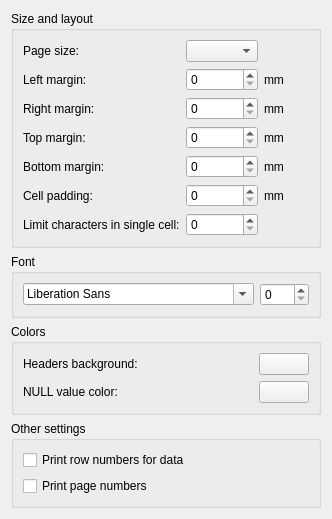
<?xml version="1.0" encoding="UTF-8"?>
<ui version="4.0">
 <class>PdfExportConfig</class>
 <widget class="QWidget" name="PdfExportConfig">
  <property name="geometry">
   <rect>
    <x>0</x>
    <y>0</y>
    <width>332</width>
    <height>492</height>
   </rect>
  </property>
  <property name="windowTitle">
   <string>Form</string>
  </property>
  <layout class="QVBoxLayout" name="verticalLayout">
   <item>
    <widget class="QGroupBox" name="sizeAndLayoutGroup">
     <property name="title">
      <string>Size and layout</string>
     </property>
     <layout class="QGridLayout" name="gridLayout">
      <item row="6" column="1">
       <widget class="QSpinBox" name="byteLimitSpin">
        <property name="maximum">
         <number>999</number>
        </property>
        <property name="cfg" stdset="0">
         <string>PdfExport.MaxCellBytes</string>
        </property>
       </widget>
      </item>
      <item row="0" column="0">
       <widget class="QLabel" name="pageSizeLabel">
        <property name="text">
         <string>Page size:</string>
        </property>
       </widget>
      </item>
      <item row="4" column="1">
       <widget class="QSpinBox" name="bottomMarginSpin">
        <property name="maximum">
         <number>999999</number>
        </property>
        <property name="cfg" stdset="0">
         <string>PdfExport.BottomMargin</string>
        </property>
       </widget>
      </item>
      <item row="2" column="1">
       <widget class="QSpinBox" name="rightMarginSpin">
        <property name="maximum">
         <number>999999</number>
        </property>
        <property name="cfg" stdset="0">
         <string>PdfExport.RightMargin</string>
        </property>
       </widget>
      </item>
      <item row="2" column="0">
       <widget class="QLabel" name="rightMarginLabel">
        <property name="text">
         <string>Right margin:</string>
        </property>
       </widget>
      </item>
      <item row="1" column="0">
       <widget class="QLabel" name="leftMarginLabel">
        <property name="text">
         <string>Left margin:</string>
        </property>
       </widget>
      </item>
      <item row="5" column="0">
       <widget class="QLabel" name="paddingLabel">
        <property name="text">
         <string>Cell padding:</string>
        </property>
       </widget>
      </item>
      <item row="6" column="0">
       <widget class="QLabel" name="byteLimitLabel">
        <property name="text">
         <string>Limit characters in single cell:</string>
        </property>
       </widget>
      </item>
      <item row="5" column="2">
       <widget class="QLabel" name="paddingMmLabel">
        <property name="text">
         <string>mm</string>
        </property>
       </widget>
      </item>
      <item row="5" column="1">
       <widget class="QSpinBox" name="paddingSpin">
        <property name="maximum">
         <number>999999</number>
        </property>
        <property name="cfg" stdset="0">
         <string>PdfExport.Padding</string>
        </property>
       </widget>
      </item>
      <item row="2" column="2">
       <widget class="QLabel" name="rightMarginMmLabel">
        <property name="text">
         <string>mm</string>
        </property>
       </widget>
      </item>
      <item row="3" column="2">
       <widget class="QLabel" name="topMarginMmLabel">
        <property name="text">
         <string>mm</string>
        </property>
       </widget>
      </item>
      <item row="3" column="1">
       <widget class="QSpinBox" name="topMarginSpin">
        <property name="maximum">
         <number>999999</number>
        </property>
        <property name="cfg" stdset="0">
         <string>PdfExport.TopMargin</string>
        </property>
       </widget>
      </item>
      <item row="4" column="2">
       <widget class="QLabel" name="bottomMarginMmLabel">
        <property name="text">
         <string>mm</string>
        </property>
       </widget>
      </item>
      <item row="4" column="0">
       <widget class="QLabel" name="bottomMarginLabel">
        <property name="text">
         <string>Bottom margin:</string>
        </property>
       </widget>
      </item>
      <item row="0" column="1">
       <widget class="ConfigComboBox" name="pageSizeCombo">
        <property name="modelName" stdset="0">
         <string>PdfExport.PageSizes</string>
        </property>
        <property name="cfg" stdset="0">
         <string>PdfExport.PageSize</string>
        </property>
       </widget>
      </item>
      <item row="1" column="2">
       <widget class="QLabel" name="leftMarginMmLabel">
        <property name="text">
         <string>mm</string>
        </property>
       </widget>
      </item>
      <item row="3" column="0">
       <widget class="QLabel" name="topMarginLabel">
        <property name="text">
         <string>Top margin:</string>
        </property>
       </widget>
      </item>
      <item row="1" column="1">
       <widget class="QSpinBox" name="leftMarginSpin">
        <property name="maximum">
         <number>999999</number>
        </property>
        <property name="cfg" stdset="0">
         <string>PdfExport.LeftMargin</string>
        </property>
       </widget>
      </item>
     </layout>
    </widget>
   </item>
   <item>
    <widget class="QGroupBox" name="fontGroup">
     <property name="title">
      <string>Font</string>
     </property>
     <layout class="QGridLayout" name="gridLayout_2">
      <item row="0" column="1">
       <widget class="QSpinBox" name="fontSizeSpin">
        <property name="cfg" stdset="0">
         <string>PdfExport.FontSize</string>
        </property>
       </widget>
      </item>
      <item row="0" column="0">
       <widget class="QFontComboBox" name="fontComboBox">
        <property name="cfg" stdset="0">
         <string>PdfExport.Font</string>
        </property>
       </widget>
      </item>
     </layout>
    </widget>
   </item>
   <item>
    <widget class="QGroupBox" name="colorsGroup">
     <property name="title">
      <string>Colors</string>
     </property>
     <layout class="QGridLayout" name="gridLayout_3">
      <item row="0" column="0">
       <widget class="QLabel" name="headerBgColorLabel">
        <property name="text">
         <string>Headers background:</string>
        </property>
       </widget>
      </item>
      <item row="0" column="1">
       <widget class="ColorButton" name="headerBgColorButton">
        <property name="maximumSize">
         <size>
          <width>50</width>
          <height>16777215</height>
         </size>
        </property>
        <property name="text">
         <string/>
        </property>
        <property name="cfg" stdset="0">
         <string>PdfExport.HeaderBgColor</string>
        </property>
       </widget>
      </item>
      <item row="1" column="0">
       <widget class="QLabel" name="nullColorLabel">
        <property name="text">
         <string>NULL value color:</string>
        </property>
       </widget>
      </item>
      <item row="1" column="1">
       <widget class="ColorButton" name="nullColorButton">
        <property name="maximumSize">
         <size>
          <width>50</width>
          <height>16777215</height>
         </size>
        </property>
        <property name="text">
         <string/>
        </property>
        <property name="cfg" stdset="0">
         <string>PdfExport.NullValueColor</string>
        </property>
       </widget>
      </item>
     </layout>
    </widget>
   </item>
   <item>
    <widget class="QGroupBox" name="otherGroup">
     <property name="title">
      <string>Other settings</string>
     </property>
     <layout class="QGridLayout" name="gridLayout_4">
      <item row="0" column="0">
       <widget class="QCheckBox" name="rowNumCheck">
        <property name="text">
         <string>Print row numbers for data</string>
        </property>
        <property name="cfg" stdset="0">
         <string>PdfExport.PrintRowNum</string>
        </property>
       </widget>
      </item>
      <item row="1" column="0">
       <widget class="QCheckBox" name="pageNumbersCheck">
        <property name="text">
         <string>Print page numbers</string>
        </property>
        <property name="cfg" stdset="0">
         <string>PdfExport.PrintPageNumbers</string>
        </property>
       </widget>
      </item>
     </layout>
    </widget>
   </item>
  </layout>
 </widget>
 <customwidgets>
  <customwidget>
   <class>ConfigComboBox</class>
   <extends>QComboBox</extends>
   <header>common/configcombobox.h</header>
  </customwidget>
  <customwidget>
   <class>ColorButton</class>
   <extends>QPushButton</extends>
   <header>common/colorbutton.h</header>
  </customwidget>
 </customwidgets>
 <resources/>
 <connections/>
</ui>
